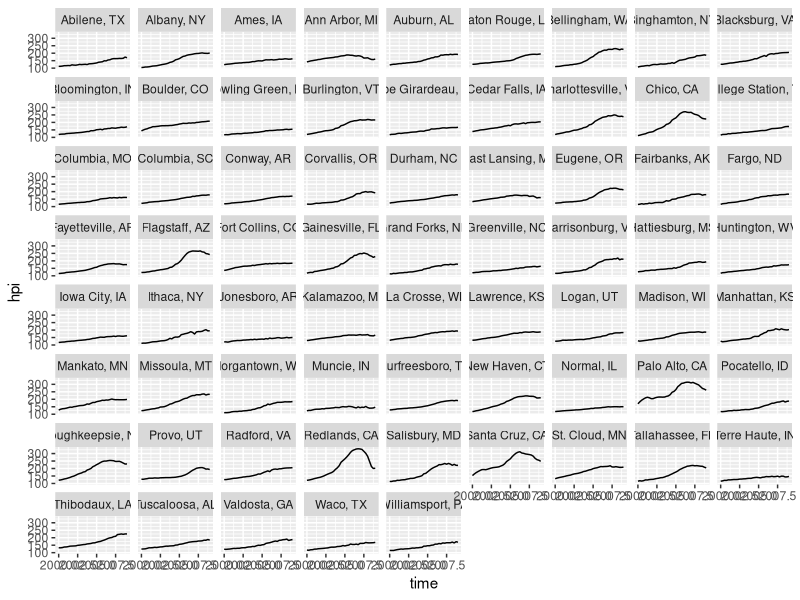

Generate this figure with R: (Note: this script raises an error after producing the figure.)
library(ggplot2)
options(stringsAsFactors = FALSE)


# Helper functions ----------------------------------------------------------
savePlot <- function(..., plot= TRUE, big = TRUE)
{
nameOfPlot <- substitute(...)
nameOfPlot <- gsub("_", "-", nameOfPlot)

  dir.create("exports/", showWarnings = FALSE)

  cat("\nPrinting plot ", nameOfPlot,".pdf in folder 'exports'", sep ="")
  if(plot)
    if(big)
      ggsave(..., file=paste("exports/", nameOfPlot,"_BIG.pdf",sep = "", collapse = ""), width=20, height=15)    
    else
      ggsave(..., file=paste("exports/", nameOfPlot,".pdf",sep = "", collapse = ""), width=8, height=6)
  else
    cat("\nJust Kidding!!!\n")
  cat("\n")
}
index <- function(x) x / x[1]



#-----------------------------------------------------------------------------

hpi<- read.csv("../fhfa-house-price-index/fhfa-house-price-index-msa.csv")
both<- read.csv("college-hpi.csv")

hpi$time <- hpi$year + (hpi$quarter - 1) / 4
hpi$city_state <- paste(hpi$city, hpi$state, sep = ", ")

hpi_by_citystate <- qplot(x=time, y=hpi,data=both, facets=~city_state, geom="line")
savePlot(hpi_by_citystate)

# I'd suggest plotting all cities facetted by state, with an overlaid average for each state (so you can see if they were better or worse off)

hpi <- ddply(hpi, c("state", "time"), transform, state_mean = mean(hpi), .progress = "text")


both <- merge(both, unique(hpi[, c("state", "time", "state_mean") ]))



hpi_by_state <- qplot(x=time, y=hpi,data=both, group = city_state, facets=~state, geom="line") + geom_line(aes(y = state_mean), colour = I("red"))

hpiCA <- qplot(x=time, y=hpi,data=hpi[hpi$state == "CA", ], group = city_state, facets=~state, geom="line") + geom_line(aes(y = state_mean), colour = I("red")) + geom_line(data = both[both$state == "CA", ] , colour = I("blue"))

#Makes a plot of each state with the cities, mean, and college towns.
#pdf("exports/all-states.pdf", width = 16, height = 12)
#  for(i in unique(both$state))
#    print(qplot(x=time, y=hpi,data=hpi[hpi$state == i, ], group = city_state, facets=~state, geom="line") + geom_line(aes(y = state_mean), colour = I("red")) + geom_line(data = both[both$state == i, ] , colour = I("blue")))
#dev.off()


# Make a super data set that contains the state mean, each city's hpi and the college towns.  Fun!
types <- c("Cities", "College Towns", "Mean of All Cities")

d <- hpi[nchar(hpi$state) < 3 & hpi$state %in% both$state , ]

m <- d[, c("state", "time", "state_mean", "city_state")]
m$type <- rep(types[3], nrow(m))
m$color <- rep("red", nrow(m))
m$city_state <- paste("b",m$state, sep = "") # helps with order (2nd)
names(m) <- c("state", "time", "hpi", "city_state", "type", "color")
m <- unique(m)

d <- d[, c("state", "time", "hpi", "city_state") ]
d$type <- rep(types[1], nrow(d))
d$color <- rep("black", nrow(d))
d$city_state <- paste("a",d$city_state, sep = "") # helps with order (1st)


b <- both[, c("state", "time", "hpi", "city_state") ]
b$type <- rep(types[2], nrow(both))
b$color <- rep("green", nrow(b))
b$city_state <- paste("c",b$city_state, sep = "") # helps with order (3rd)

data <- rbind( d, m, b)

data$type <- factor(data$type, levels = types)
  
hpi_All_States <- qplot(
    x = time, 
    y = hpi, 
    data = data, 
    colour = type, 
    group = city_state, 
    facets = ~state, 
    geom = "line", 
    log = "y"
  ) + 
  scale_colour_manual( 
    breaks = types, 
    values = c(
      "Cities" = "black", 
      "College Towns" = "green", 
      "Mean of All Cities" = "red"
    )
  ) 
  
savePlot(hpi_All_States)
